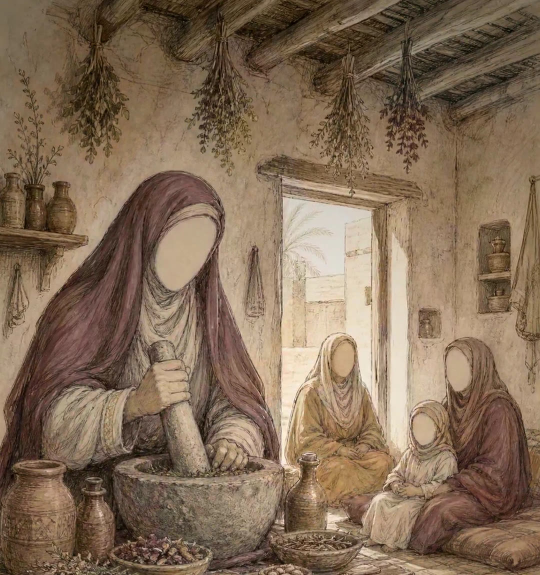
#> input picture manosh-kit/manosh/Manosh/examples/storyboard_video/style_reference.jpg, 1080 x 1150 px (shown at 1/2 size)
$ python parchment.py ../manosh/Manosh/examples/storyboard_video/style_reference.jpg ../manosh/Manosh/examples/storyboard_video/style_reference.jpg 5
#> lines starting #> are read from the running program, lines starting #| are printed output that depends on the picture
# Turn a storyboard panel into a drawing on old paper: aged parchment, sepia ink, drawing fading into the
# paper margin, torn/deckled transparent edges with a darkened (burnt) rim. No frame, no label.
# Usage: python3 parchment.py <in.png> <out.png> [seed]
import sys
import numpy as np
from PIL import Image, ImageFilter
src, out = sys.argv[1:3]; seed = int(sys.argv[3]) if len(sys.argv) > 3 else 1
rng = np.random.default_rng(seed)
W, H = 1400, 772

def fbm(octaves, base):
#> called with octaves = 5, base = 3
    acc = np.zeros((H, W), np.float32); amp, tot = 1.0, 0.0
    for o in range(octaves):
        n = base * 2 ** o
        g = rng.random((max(2, n * H // W), n)).astype(np.float32)
        acc += amp * np.asarray(Image.fromarray((g * 255).astype(np.uint8)).resize((W, H), Image.BICUBIC), np.float32) / 255
        tot += amp; amp *= .5
    return acc / tot

def blur(a, r):
    return np.asarray(Image.fromarray(np.clip(a * 255, 0, 255).astype(np.uint8)).filter(ImageFilter.GaussianBlur(r)), np.float32) / 255

yy, xx = np.mgrid[0:H, 0:W].astype(np.float32)
u, v = (xx / W - .5) * 2, (yy / H - .5) * 2
# --- parchment -----------------------------------------------------------------------------------------
blot = fbm(5, 3)                                     # large uneven toning
fib = rng.normal(0, 1, (H, W)).astype(np.float32)    # paper fibre grain
fib = blur((fib * .5 + .5).clip(0, 1), .8) - .5
edge_dark = np.clip((np.maximum(np.abs(u) ** 3, np.abs(v) ** 3)), 0, 1)
paper = np.stack([np.full((H, W), c, np.float32) for c in (231, 212, 172)], -1) / 255
tone = 1 - .16 * (blot - .5) * 2 - .22 * edge_dark - .05 * fib
paper *= tone[..., None]
for _ in range(5):                                   # faint stains
    cx, cy, r = rng.uniform(.1, .9) * W, rng.uniform(.1, .9) * H, rng.uniform(40, 140)
    ring = np.exp(-((np.hypot(xx - cx, yy - cy) - r) / (r * .08)) ** 2) * .07
    paper *= (1 - ring[..., None] * np.array([.6, .9, 1.3]))
# --- drawing as sepia ink, fading into the paper margin -----------------------------------------------------
im = Image.open(src).convert("RGB").resize((int(W * .9), int(H * .9)), Image.LANCZOS)
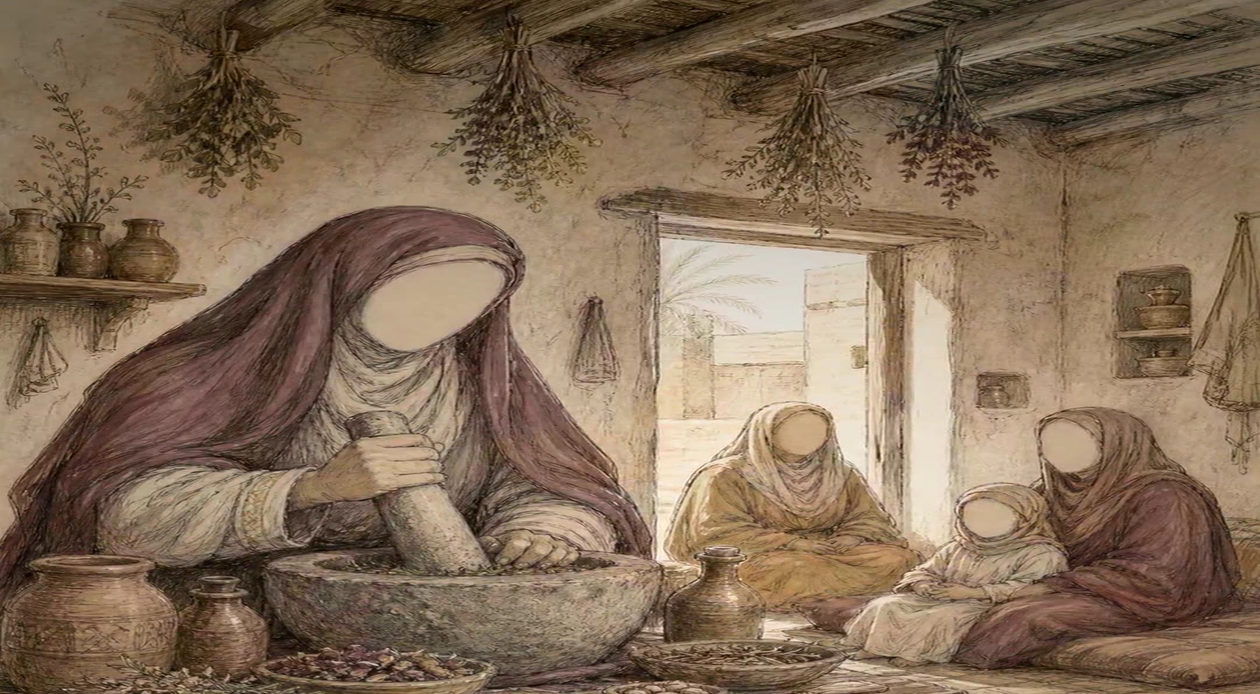
#> im: PIL image 1260x694 RGB; mean R, G, B 130.5, 108, 86.1
d = np.asarray(im, np.float32) / 255
lum = d @ np.array([.3, .59, .11], np.float32)
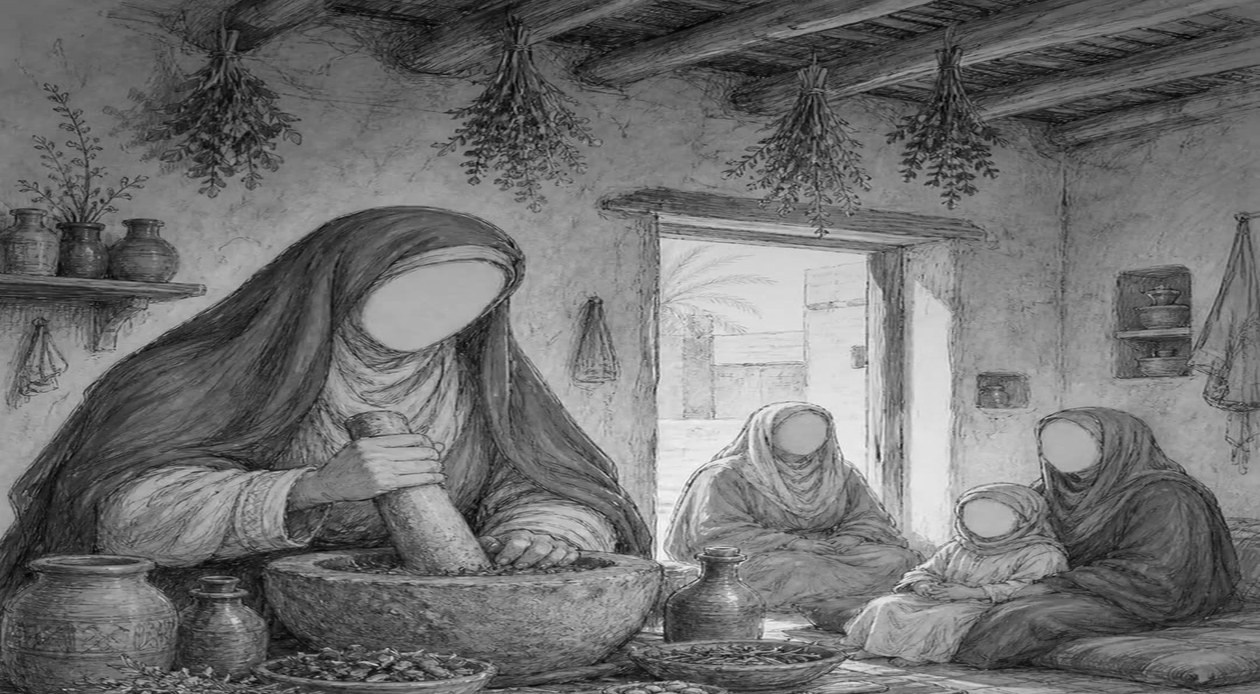
#> lum: shape (694, 1260) float32; min 0.00824, max 0.978, mean 0.441
sep = np.stack([lum ** .95, lum ** 1.05, lum ** 1.25], -1)           # sepia toning
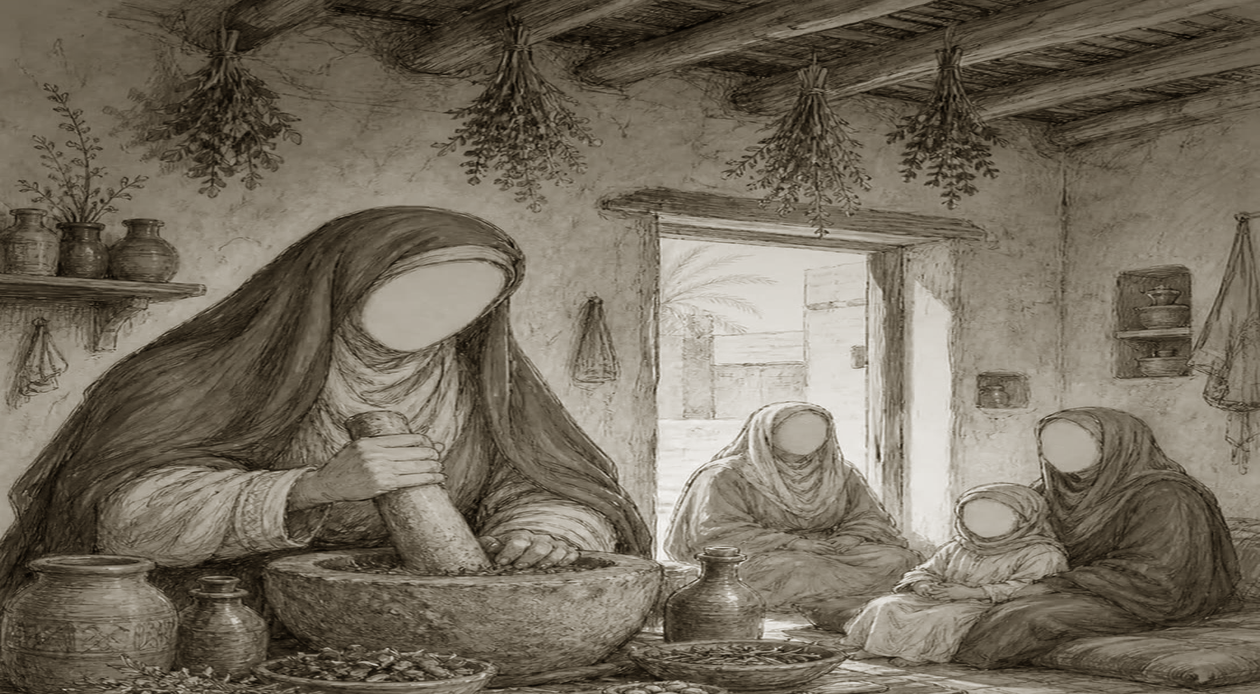
#> sep: shape (694, 1260, 3) float32; mean of channels 0, 1, 2 0.457, 0.425, 0.368; drawn as R, G, B
d = .35 * d + .65 * sep                                              # keep a trace of the burgundy/gold washes
d = d / np.maximum(d.max(axis=(0, 1)), 1e-3) * 1.0
canvas = np.ones((H, W, 3), np.float32); oy, ox = (H - d.shape[0]) // 2, (W - d.shape[1]) // 2
#> after `oy, ox = ((H - d.shape[0]) // 2, (W - d.shape[1]) // 2)`: oy = 39; ox = 70
canvas[oy:oy + d.shape[0], ox:ox + d.shape[1]] = d
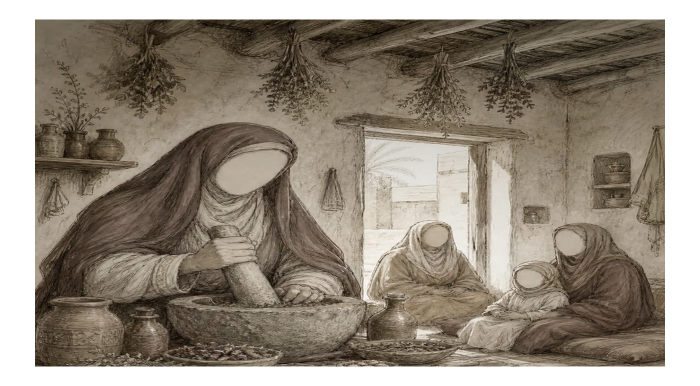
#> canvas: shape (772, 1400, 3) float32 (shown at 1/2 size); mean R, G, B 0.582, 0.543, 0.491
fade = np.zeros((H, W), np.float32); fade[oy:oy + d.shape[0], ox:ox + d.shape[1]] = 1
fade = blur(fade, 26) * (1 - .25 * fbm(3, 4))                        # soft, uneven vignette into the paper
ink = 1 - (1 - canvas) * fade[..., None]
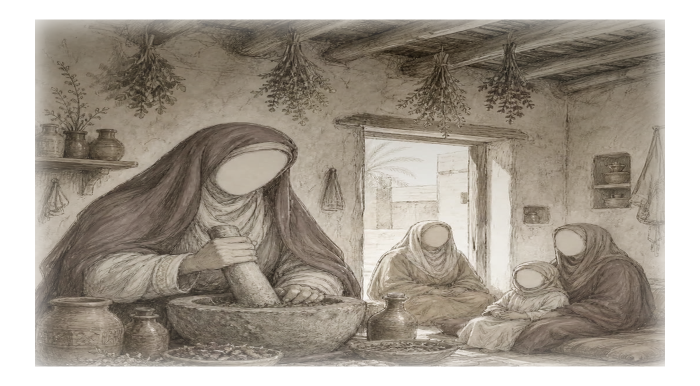
#> ink: shape (772, 1400, 3) float32 (shown at 1/2 size); mean R, G, B 0.646, 0.613, 0.569
img = paper * ink                                                    # multiply: ink sits in the paper
# --- torn / deckled edge with burnt rim ----------------------------------------------------------------------
n1, n2 = fbm(6, 6), fbm(4, 24)
dist = 1 - np.maximum(np.abs(u) ** 8 + 0 * v, np.abs(v) ** 8)        # 1 inside, 0 at border
dist = np.minimum(1 - np.abs(u) ** 1, 1 - np.abs(v) ** 1)            # linear distance to nearest side
edge = dist - .035 - .05 * (n1 - .5) - .025 * (n2 - .5)
alpha = np.clip(edge / .006, 0, 1)
burn = np.clip(1 - edge / .05, 0, 1) * alpha
img *= (1 - .45 * burn[..., None] * np.array([.8, 1, 1.15]))
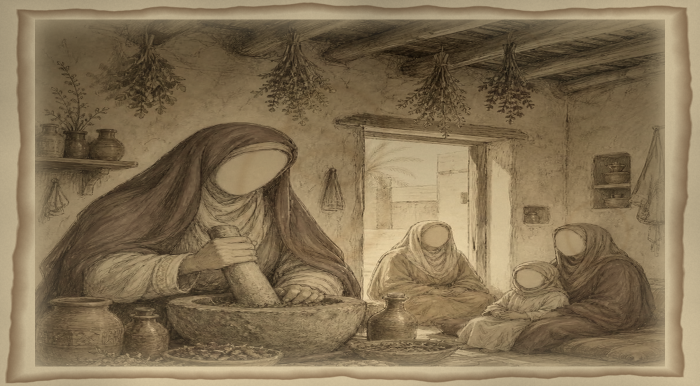
#> img: shape (772, 1400, 3) float32 (shown at 1/2 size); mean R, G, B 0.518, 0.447, 0.333
alpha = blur(alpha, .7)
rgba = np.dstack([np.clip(img, 0, 1), alpha]) * 255
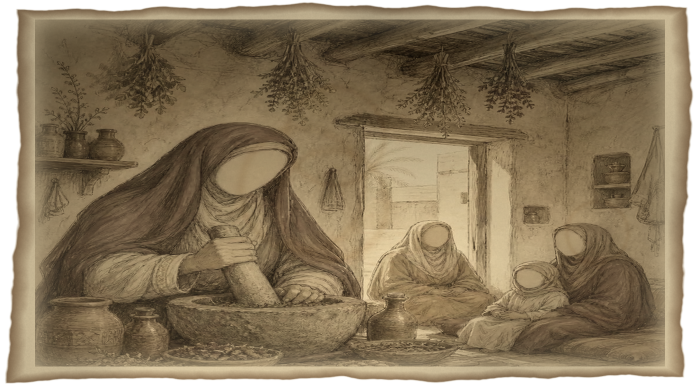
#> rgba: shape (772, 1400, 4) float32 (shown at 1/2 size); mean R, G, B, A 132.2, 114, 84.9, 235.9; transparent parts drawn white
Image.fromarray(rgba.astype(np.uint8), "RGBA").save(out)
print("parchment ->", out)
